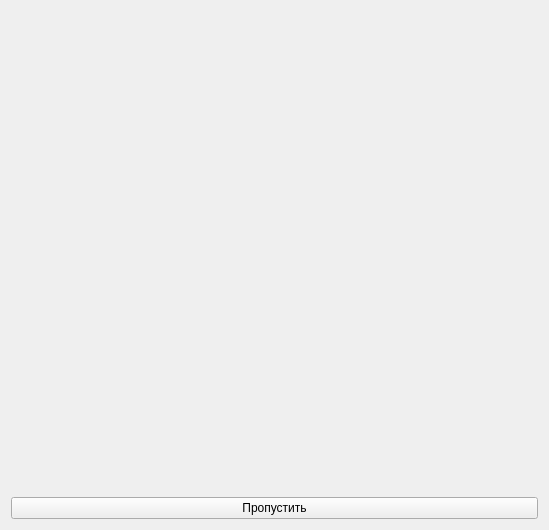
<?xml version="1.0" encoding="UTF-8"?>
<ui version="4.0">
 <class>BreakWindow</class>
 <widget class="QWidget" name="BreakWindow">
  <property name="geometry">
   <rect>
    <x>0</x>
    <y>0</y>
    <width>549</width>
    <height>530</height>
   </rect>
  </property>
  <property name="sizePolicy">
   <sizepolicy hsizetype="Maximum" vsizetype="Maximum">
    <horstretch>0</horstretch>
    <verstretch>0</verstretch>
   </sizepolicy>
  </property>
  <property name="windowTitle">
   <string/>
  </property>
  <layout class="QVBoxLayout" name="verticalLayout">
   <item>
    <widget class="QLabel" name="label">
     <property name="text">
      <string/>
     </property>
    </widget>
   </item>
   <item>
    <widget class="QPushButton" name="skip_button">
     <property name="text">
      <string>Пропустить</string>
     </property>
    </widget>
   </item>
  </layout>
 </widget>
 <resources/>
 <connections/>
</ui>
